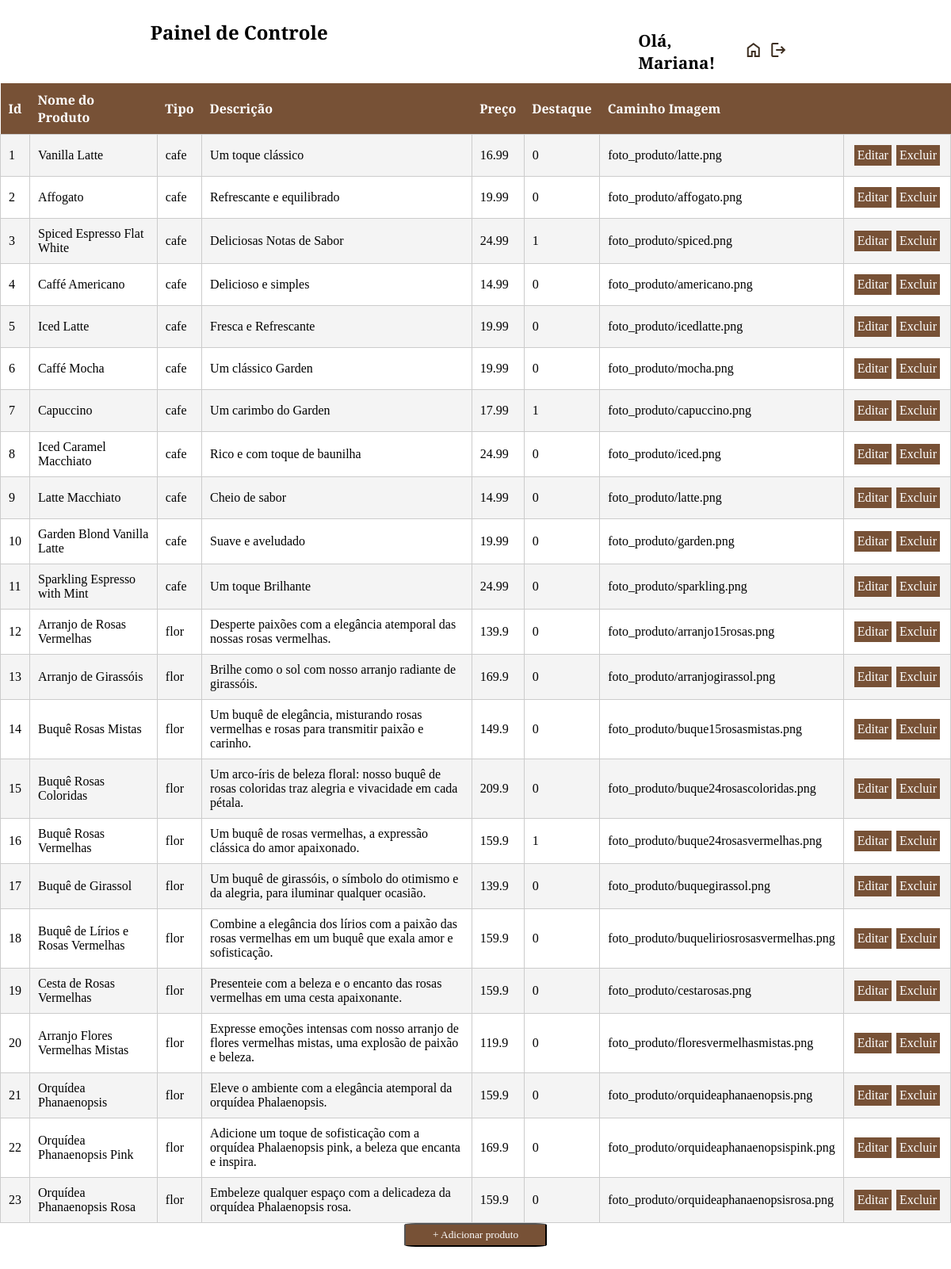
Page /dashboard-admin.php (signed in) on the committed database.
### tables this page shows
CREATE TABLE `produtos` (
  `id_produto` int(11) NOT NULL,
  `nome_produto` varchar(255) NOT NULL,
  `descricao` varchar(200) NOT NULL,
  `preco` float NOT NULL,
  `foto_produto` varchar(200) NOT NULL,
  `tipo` varchar(255) NOT NULL,
  `destaque` int(2) NOT NULL
);

### classes/Produto.php (called while the page is built, shortened)
<?php
class CrudProduto
{
    private $conn;
    public function __construct($db)
    {
        $this->conn = $db;
    }
    public function read()
    {
        $query = "SELECT * FROM produtos";
        $stmt = $this->conn->prepare($query);
        $stmt->execute();
        return $stmt;
    }
}

### dashboard-admin.php (the view, shortened to what this page needs)
<?php
require_once('classes/Produto.php');
$database = new Conexao();
$db = $database->getConnection();
$crud = new CrudProduto($db);
if (isset($_GET['action'])) {
    switch ($_GET['action']) {
        case 'create':
            $crud->create($_POST);
            $rows = $crud->read();
            break;
        case 'read':
            $rows = $crud->read();
            break;
        case 'updateProduct':
            if (isset($_POST['id_produto'])) {
                $rows = $crud->updateProduct($_POST);
            }
            $rows = $crud->read();
            break;
        case 'delete':
            $crud->delete($_GET['id_produto']);
            $rows = $crud->read();
            break;
        default:
            $rows = $crud->read();
            break;
    }
} else {
    $rows = $crud->read();
}
?>
<!DOCTYPE html>
<html lang="en">
<head>
    <link rel="stylesheet" href="a.css">
</head>
<body>
    <div class="container mt-5">
        <div class="nav">
            <h1 class="text-center">Painel de Controle</h1>
            <div id="oi">
                <p class="text-center" class="oi">Olá,
                    <?php echo ucfirst($_SESSION['nome']); ?>!
                </p>
                <a href="index.php" class="oi"><i class="material-symbols-outlined">home</i></a>
                <a href="logout.php" class="oi"><i class="material-symbols-outlined">logout</i></a>
            </div>
        </div>
        <table class="table mt-5 tabela-produtos">
            <thead>
                <tr>
                    <th>Id</th>
                    <th>Nome do Produto</th>
                    <th>Tipo</th>
                    <th>Descrição</th>
                    <th>Preço</th>
                    <th>Destaque</th>
                    <th>Caminho Imagem</th>
                    <th> </th>
                </tr>
            </thead>
            <tbody>
                <?php
                if (isset($rows)) {
                    foreach ($rows as $row) {
                        echo "<tr>";
                        echo "<td>" . $row['id_produto'] . "</td>";
                        echo "<td>" . $row['nome_produto'] . "</td>";
                        echo "<td>" . $row['tipo'] . "</td>";
                        echo "<td>" . $row['descricao'] . "</td>";
                        echo "<td>" . $row['preco'] . "</td>";
                        echo "<td>" . $row['destaque'] . "</td>";
                        echo "<td>" . $row['foto_produto'] . "</td>";
                        echo "<td>";
                        echo "<div class='add'>";
                        echo "<a class='ad' href='?action=updateProduct&id_produto=" . $row['id_produto'] . "'>Editar</a> ";
                        echo "<a class='ad' href='?action=delete&id_produto=" . $row['id_produto'] . "' onclick='return confirm(\"Tem certeza que quer apagar esse registro?\")' class='delete'>Excluir</a>";
                        echo "</div>";
                        echo "</td>";
                        echo "</tr>";
                    }
                } else {
                    echo "<tr><td colspan='6'>Não há registros a serem exibidos.</td></tr>";
                }
                ?>
            </tbody>
        </table>
        <button onclick="toggleForm()" id="adc">+ Adicionar produto</button>
                <form method="POST" action="?action=create" enctype="multipart/form-data" class="mt-5">
                </form>
            </div>
</body>
</html>

### a.css (style rules this page uses)
* { font-family: 'Josefin Slab', serif; margin: 0; padding: 0; box-sizing: border-box; }
.nav { display: flex; flex-direction: row; align-items: center; margin-top: 2%; width: 100%; justify-content: space-around; }
h1 { font-size: 3em; }
#oi { display: flex; align-items: center; margin: 1%; justify-content: space-between; }
.oi { margin: 2%; }
#oi p { font-size: 1.3em; font-weight: bold; }
.container { display: flex; flex-direction: column; justify-content: center; align-items: center; }
form { margin: 0 auto; padding: 20px; border-radius: 5px; }
.add { display: flex; }
.ad { background-color: #775136; text-decoration: none; color: white; padding: 4px; margin: 3px; }
.tabela-produtos { width: 100%; border-collapse: collapse; max-width: 1280px; }
.tabela-produtos th { background-color: #775136; color: #fff; padding: 10px; text-align: left; }
.tabela-produtos td { border: 1px solid #ccc; padding: 10px; }
.tabela-produtos tbody tr:nth-child(odd) { background-color: #f4f4f4; }
.tabela-produtos td:nth-child(5) { white-space: nowrap; overflow: hidden; text-overflow: ellipsis; max-width: 200px; }
#adc { width: 180px; height: 30px; background-color: #775136; color: white; border-radius: 8%; }
i { color: #3c2d1f; }
h1 { max-width: 100%; font-size: 1.5em; display: flex; justify-content: center; margin-bottom: 4%; }

### rows in the picture
produtos: id_produto "1", nome_produto "Vanilla Latte", tipo "cafe", descricao "Um toque clássico", preco "16.99", destaque "0", foto_produto "foto_produto/latte.png"
produtos: id_produto "2", nome_produto "Affogato", tipo "cafe", descricao "Refrescante e equilibrado", preco "19.99", destaque "0", foto_produto "foto_produto/affogato.png"
produtos: id_produto "3", nome_produto "Spiced Espresso Flat White", tipo "cafe", descricao "Deliciosas Notas de Sabor", preco "24.99", destaque "1", foto_produto "foto_produto/spiced.png"
produtos: id_produto "4", nome_produto "Caffé Americano", tipo "cafe", descricao "Delicioso e simples", preco "14.99", destaque "0", foto_produto "foto_produto/americano.png"
produtos: id_produto "5", nome_produto "Iced Latte", tipo "cafe", descricao "Fresca e Refrescante", preco "19.99", destaque "0", foto_produto "foto_produto/icedlatte.png"
produtos: id_produto "6", nome_produto "Caffé Mocha", tipo "cafe", descricao "Um clássico Garden", preco "19.99", destaque "0", foto_produto "foto_produto/mocha.png"
produtos: id_produto "7", nome_produto "Capuccino", tipo "cafe", descricao "Um carimbo do Garden", preco "17.99", destaque "1", foto_produto "foto_produto/capuccino.png"
produtos: id_produto "8", nome_produto "Iced Caramel Macchiato", tipo "cafe", descricao "Rico e com toque de baunilha", preco "24.99", destaque "0", foto_produto "foto_produto/iced.png"
produtos: id_produto "9", nome_produto "Latte Macchiato", tipo "cafe", descricao "Cheio de sabor", preco "14.99", destaque "0", foto_produto "foto_produto/latte.png"
produtos: id_produto "10", nome_produto "Garden Blond Vanilla Latte", tipo "cafe", descricao "Suave e aveludado", preco "19.99", destaque "0", foto_produto "foto_produto/garden.png"
produtos: id_produto "11", nome_produto "Sparkling Espresso with Mint", tipo "cafe", descricao "Um toque Brilhante", preco "24.99", destaque "0", foto_produto "foto_produto/sparkling.png"
produtos: id_produto "12", nome_produto "Arranjo de Rosas Vermelhas", tipo "flor", descricao "Desperte paixões com a elegância atemporal das nossas rosas vermelhas.", preco "139.9", destaque "0", foto_produto "foto_produto/arranjo15rosas.png"
produtos: id_produto "13", nome_produto "Arranjo de Girassóis", tipo "flor", descricao "Brilhe como o sol com nosso arranjo radiante de girassóis.", preco "169.9", destaque "0", foto_produto "foto_produto/arranjogirassol.png"
produtos: id_produto "14", nome_produto "Buquê Rosas Mistas", tipo "flor", descricao "Um buquê de elegância, misturando rosas vermelhas e rosas para transmitir paixão e carinho.", preco "149.9", destaque "0", foto_produto "foto_produto/buque15rosasmistas.png"
produtos: id_produto "15", nome_produto "Buquê Rosas Coloridas", tipo "flor", descricao "Um arco-íris de beleza floral: nosso buquê de rosas coloridas traz alegria e vivacidade em cada pétala.", preco "209.9", destaque "0", foto_produto "foto_produto/buque24rosascoloridas.png"
produtos: id_produto "16", nome_produto "Buquê Rosas Vermelhas", tipo "flor", descricao "Um buquê de rosas vermelhas, a expressão clássica do amor apaixonado.", preco "159.9", destaque "1", foto_produto "foto_produto/buque24rosasvermelhas.png"
produtos: id_produto "17", nome_produto "Buquê de Girassol", tipo "flor", descricao "Um buquê de girassóis, o símbolo do otimismo e da alegria, para iluminar qualquer ocasião.", preco "139.9", destaque "0", foto_produto "foto_produto/buquegirassol.png"
produtos: id_produto "18", nome_produto "Buquê de Lírios e Rosas Vermelhas", tipo "flor", descricao "Combine a elegância dos lírios com a paixão das rosas vermelhas em um buquê que exala amor e sofisticação.", preco "159.9", destaque "0", foto_produto "foto_produto/buqueliriosrosasvermelhas.png"
produtos: id_produto "19", nome_produto "Cesta de Rosas Vermelhas", tipo "flor", descricao "Presenteie com a beleza e o encanto das rosas vermelhas em uma cesta apaixonante.", preco "159.9", destaque "0", foto_produto "foto_produto/cestarosas.png"
produtos: id_produto "20", nome_produto "Arranjo Flores Vermelhas Mistas", tipo "flor", descricao "Expresse emoções intensas com nosso arranjo de flores vermelhas mistas, uma explosão de paixão e beleza.", preco "119.9", destaque "0", foto_produto "foto_produto/floresvermelhasmistas.png"
produtos: id_produto "21", nome_produto "Orquídea Phanaenopsis", tipo "flor", descricao "Eleve o ambiente com a elegância atemporal da orquídea Phalaenopsis.", preco "159.9", destaque "0", foto_produto "foto_produto/orquideaphanaenopsis.png"
produtos: id_produto "22", nome_produto "Orquídea Phanaenopsis Pink", tipo "flor", descricao "Adicione um toque de sofisticação com a orquídea Phalaenopsis pink, a beleza que encanta e inspira.", preco "169.9", destaque "0", foto_produto "foto_produto/orquideaphanaenopsispink.png"
produtos: id_produto "23", nome_produto "Orquídea Phanaenopsis Rosa", tipo "flor", descricao "Embeleze qualquer espaço com a delicadeza da orquídea Phalaenopsis rosa.", preco "159.9", destaque "0", foto_produto "foto_produto/orquideaphanaenopsisrosa.png"

### other values in the picture
$_SESSION['nome'] "Mariana"
